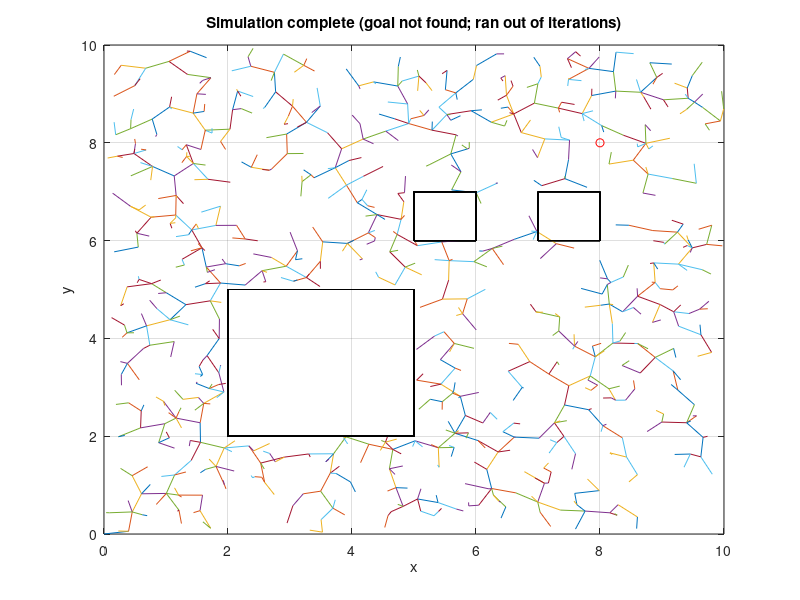

Write the MATLAB code that produced this figure.
function RRT_2d()
%
% Matlab implementation of a Rapidly Exploring Random Tree in 2D
% The tree will grow from the initial point/state and span the phase space area,
% looking for the goal point/state (indicated by a red circle).
% Constraints, represented in black, are states that cannot be taken. Rectangular
% regions have been used but any other formula can be used to 'select out' states.
% If the goal state was located, a red line traces back the sequence of states used
% to reach the goal state.
%
% The following variables can be changed as per required:
% - plot dimensions
% - initial point
% - goal point
% - goal radius (determines how close a point has to be to the goal point
%			 to be validated as a success)
% - growth factor (ranges from 0 to 1; sets limit for length of new branch; 
%			a higher value  will explore the space using fewer iterations
%			a lower value will give better sensitivity
% - number of maximum iterations (1000 iterations takes about a minute to complete in
%			the worst case; i.e. goal not found)
% - delay (to obtain an animated plot; A value lower than 0.005 won't show the animation;
%			The pause function can be commented out to make the algorithm run at full speed)
% - constraints (can be added in the local checkConstraint() function)
%

	% set phase space dimensions
	xMax = 10;
	yMax = 10;
	
	% set initial state
	xInit = 0;
	yInit = 0;
	
	% set goal state
	xGoal = 8;
	yGoal = 8;
	goalRadius = 0.2;
	
	% set limit for length of new branch
	growthFactor = 0.4;
	
	% set maximum iterations allowable
	noOfIterations = 1000;
	
	% set delay to view animation
	delay = 0.005;

	% initialize figure
	figure
	plot(xInit,yInit)
	plot(xGoal,yGoal,'ro')
	hold on
	grid on
	xlabel('x')
	ylabel('y')
	axis([0,xMax,0,yMax]);
	
	% initialize variables
	nodeIndex = 1;
	goalFound = 0;
	initialNode.xCoord = xInit;
	initialNode.yCoord = yInit;
	initialNode.parentNode = 0;
	goalNode.xCoord = xGoal;
	goalNode.yCoord = yGoal;
	nodeArray(nodeIndex).xCoord = initialNode.xCoord;
	nodeArray(nodeIndex).yCoord = initialNode.yCoord;
	nodeArray(nodeIndex).parentNode = initialNode.parentNode;
	nodeIndex = nodeIndex + 1;

	% keep growing RRT util goal found or run out of iterations
	for iteration = [1:noOfIterations]
	
		% get random point in phase space
		randomNode.xCoord = rand() * xMax;
		randomNode.yCoord = rand() * yMax;
		
		% find nearest vertex of RRT to random point by checking with all vertices of RRT
		% [bottleneck of algorithm; increases exponentially with every new added vertex]
		nearestNode = nodeArray(1);
		for node = nodeArray
			if(getDistanceBetween(randomNode, node) <= getDistanceBetween(randomNode, nearestNode))
				nearestNode = node;
			end
		end
	
		% limit the distance of the new point from the tree by adding a point
		% that is in the same direction but closer (distance determined by growth factor)
		hyp = getDistanceBetween(randomNode, nearestNode);
		if(hyp < growthFactor)
			newNode = randomNode;
		else
			x = randomNode.xCoord - nearestNode.xCoord;
			y = randomNode.yCoord - nearestNode.yCoord;
			angleAlpha = acos(x/hyp);
			angleBeta = acos(y/hyp);
			newNode.xCoord = nearestNode.xCoord + growthFactor*cos(angleAlpha);
			newNode.yCoord = nearestNode.yCoord + growthFactor*cos(angleBeta);
		end
		
		% discard new point if it coincides with a constraint
		if(checkConstraint(newNode))
			continue;
		end
		
		% link new node with nearest vertex/node in the tree
		newNode.parentNode = nearestNode;
		nodeArray(nodeIndex).xCoord = newNode.xCoord;
		nodeArray(nodeIndex).yCoord = newNode.yCoord;
		nodeArray(nodeIndex).parentNode = newNode.parentNode;
		nodeIndex = nodeIndex + 1;

		% plot new RRT branch
		plot([newNode.xCoord nearestNode.xCoord],[newNode.yCoord nearestNode.yCoord]);
		
		% if goal reached, end iterations
		if(getDistanceBetween(newNode, goalNode) <= goalRadius)
			goalFound = 1;
			break;
		end
		
	    pause(delay);   
	end
	
	% if the goal was reached,
	% retrace steps from goal state to initial state
	% path displayed using red line
	if(goalFound)
		title('Simulation complete (goal found)')
		tracebackNode = nodeArray(nodeIndex-1);
		while(isstruct(tracebackNode.parentNode))
			plot([tracebackNode.xCoord tracebackNode.parentNode.xCoord],[tracebackNode.yCoord tracebackNode.parentNode.yCoord],'r');
			tracebackNode = tracebackNode.parentNode;
		end
	else
		title('Simulation complete (goal not found; ran out of iterations)')
	end
	
end

%%%%%%%%%%%%%%%%%%%%%%%%%%%%%%%%%%%%%%%%%%%%%%%%%%%%%%%%%%%%%
% LOCAL FUNCTIONS											%
%%%%%%%%%%%%%%%%%%%%%%%%%%%%%%%%%%%%%%%%%%%%%%%%%%%%%%%%%%%%%

% returns euclidian distance between two points
function [distance] = getDistanceBetween(point1, point2)
	distance = sqrt((point1.xCoord-point2.xCoord)^2 + (point1.yCoord-point2.yCoord)^2);
end

% checks whether a point is in a forbidden area
function [constrained] = checkConstraint(node)
	if((node.xCoord > 2) && (node.xCoord < 5) && (node.yCoord > 2) && (node.yCoord < 5))
		% plot forbidden area in black (rectangle)
		plot([2 5],[2 2],'k')
		plot([2 2],[2 5],'k')
		plot([2 5],[5 5],'k')
		plot([5 5],[2 5],'k')
		constrained = 1;
	elseif((node.xCoord > 7) && (node.xCoord < 8) && (node.yCoord > 6) && (node.yCoord < 7))
		% plot forbidden area in black (rectangle)
		plot([7 8],[6 6],'k')
		plot([7 7],[6 7],'k')
		plot([7 8],[7 7],'k')
		plot([8 8],[6 7],'k')
		constrained = 1;
	elseif((node.xCoord > 5) && (node.xCoord < 6) && (node.yCoord > 6) && (node.yCoord < 7))
		% plot forbidden area in black (rectangle)
		plot([5 6],[6 6],'k')
		plot([5 5],[6 7],'k')
		plot([5 6],[7 7],'k')
		plot([6 6],[6 7],'k')
		constrained = 1;
	else
		constrained = 0;
	end
end
